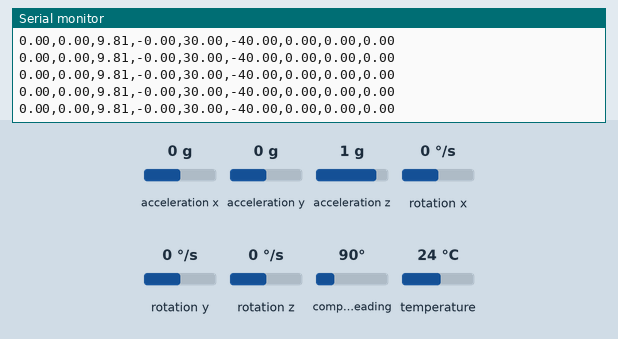
Simulated run of this sketch. Board: Arduino Leonardo, built with avr-gcc and run on an emulated ATmega32U4. On the bench: the last lines printed to the serial monitor. The test bench sets the inputs (shaded band); at power-on: rotation x 0 °/s, acceleration z 1 g, compass heading 90°, acceleration x 0 g, rotation y 0 °/s, acceleration y 0 g, rotation z 0 °/s, temperature 24 °C.

Above: at 1.2 s.
1.3 s: rotation x set to -192 °/s
At 1.8 s:
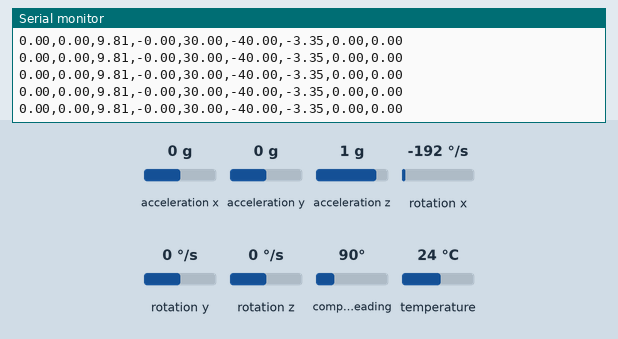
4.3 s: acceleration z set to -0.8 g
At 5.1 s:
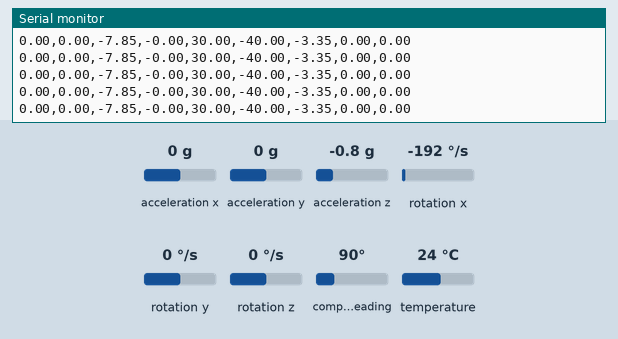
7.3 s: compass heading set to 352°
At 8.1 s:
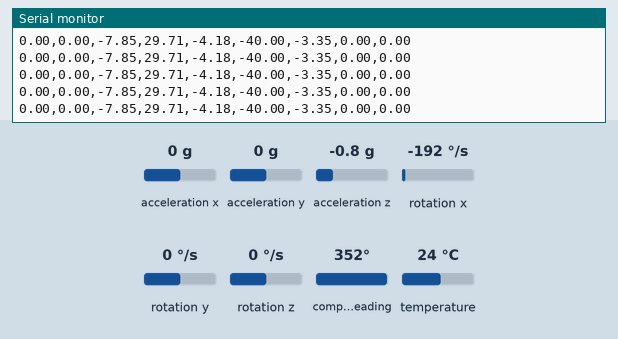
10.3 s: acceleration x set to -1.4 g
At 10.8 s:
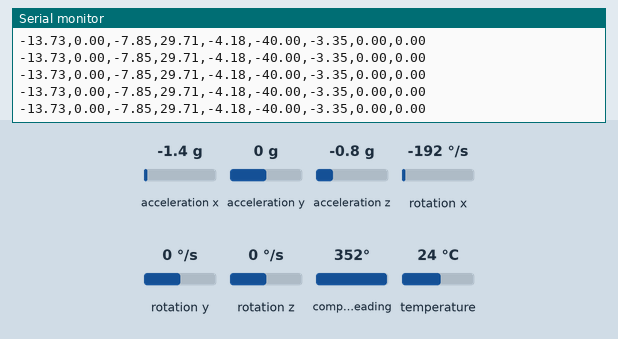

Measured:
- after the input at 1.3 s, the serial monitor: prints a new line at once (image 1)
- after the input at 4.3 s, the serial monitor: prints a new line at once (image 2)
- after the input at 7.3 s, the serial monitor: prints a new line at once (image 3)
- after the input at 10.3 s, the serial monitor: prints a new line at once (image 4)

The sketch:

LSM9DS1.ino
```cpp
#include <Wire.h>
#include <SPI.h>
#include <Adafruit_LSM9DS1.h>
#include <Adafruit_Sensor.h>  // not used in this demo but required!

// i2c
Adafruit_LSM9DS1 lsm = Adafruit_LSM9DS1();

void setupSensor()
{
  // 1.) Set the accelerometer range
  // lsm.setupAccel(lsm.LSM9DS1_ACCELRANGE_2G, lsm.LSM9DS1_ACCELDATARATE_10HZ);
  //lsm.setupAccel(lsm.LSM9DS1_ACCELRANGE_4G, lsm.LSM9DS1_ACCELDATARATE_119HZ);
  //lsm.setupAccel(lsm.LSM9DS1_ACCELRANGE_8G, lsm.LSM9DS1_ACCELDATARATE_476HZ);
  lsm.setupAccel(lsm.LSM9DS1_ACCELRANGE_16G, lsm.LSM9DS1_ACCELDATARATE_952HZ);

  // 2.) Set the magnetometer sensitivity
  // lsm.setupMag(lsm.LSM9DS1_MAGGAIN_4GAUSS);
  //lsm.setupMag(lsm.LSM9DS1_MAGGAIN_8GAUSS);
  //lsm.setupMag(lsm.LSM9DS1_MAGGAIN_12GAUSS);
  lsm.setupMag(lsm.LSM9DS1_MAGGAIN_16GAUSS);

  // 3.) Setup the gyroscope
  // lsm.setupGyro(lsm.LSM9DS1_GYROSCALE_245DPS);
  //lsm.setupGyro(lsm.LSM9DS1_GYROSCALE_500DPS);
  lsm.setupGyro(lsm.LSM9DS1_GYROSCALE_2000DPS);
}


void setup()
{
  Serial.begin(115200);

  while (!Serial) {
    delay(1); // will pause Zero, Leonardo, etc until serial console opens
  }

  Serial.println("LSM9DS1 data read demo");

  // Try to initialise and warn if we couldn't detect the chip
  if (!lsm.begin())
  {
    Serial.println("Oops ... unable to initialize the LSM9DS1. Check your wiring!");
    while (1);
  }
  Serial.println("Found LSM9DS1 9DOF");

  // helper to just set the default scaling we want, see above!
  setupSensor();
}

void loop()
{
  lsm.read();  /* ask it to read in the data */

  /* Get a new sensor event */
  sensors_event_t a, m, g, temp;

  lsm.getEvent(&a, &m, &g, &temp);

  String LSM9DS1_datastring = String(a.acceleration.x) + "," + String(a.acceleration.y) + "," + String(a.acceleration.z) + "," +
                              String(m.magnetic.x) + "," + String(m.magnetic.y) + "," + String(m.magnetic.z) + "," +
                              String(g.gyro.x) + "," + String(g.gyro.y) + "," + String(g.gyro.z);


  Serial.println(LSM9DS1_datastring);
}
```
